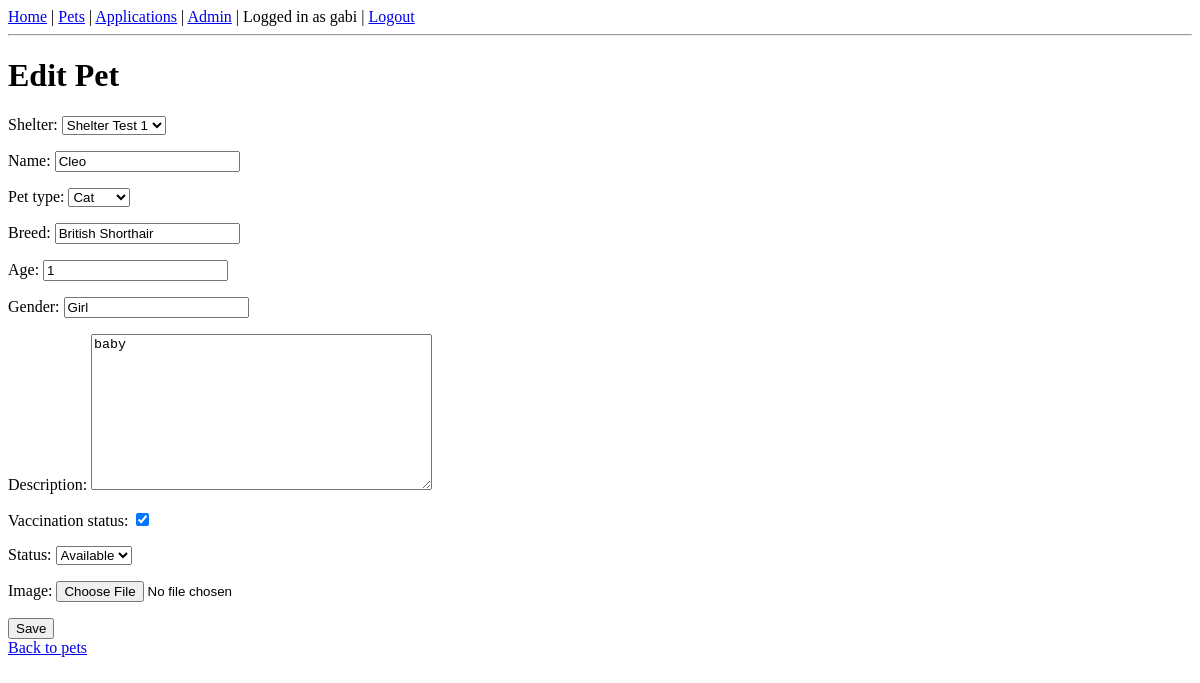
/pets/2/edit/ (signed in), run on an earlier commit of the app's database.
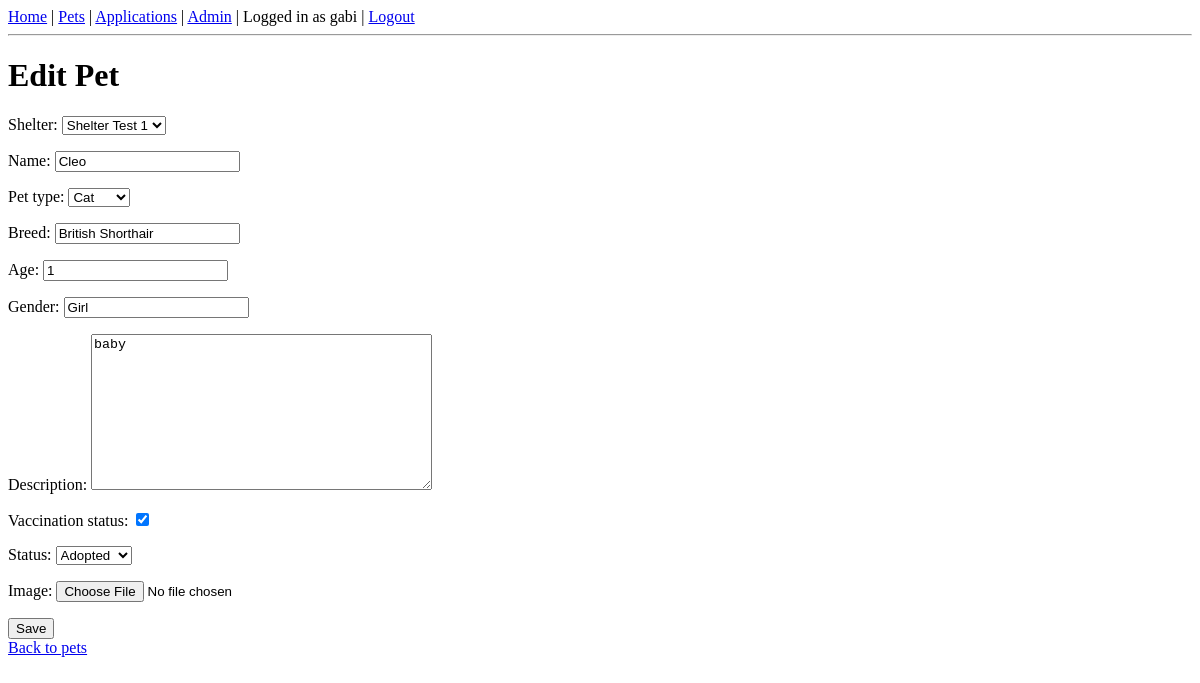
And on a later commit of the database.
### core/models.py (models this page shows, shortened)
class Pet(models.Model):#all of the pets
    PET_TYPE_CHOICES = [
        ('DOG', 'Dog'),
        ('CAT', 'Cat'),
        ('OTHER', 'Other'),
    ]
    STATUS_CHOICES = [
        ('AVAILABLE', 'Available'),
        ('ADOPTED', 'Adopted'),
    ]
    shelter = models.ForeignKey(Shelter, on_delete=models.CASCADE)
    name = models.CharField(max_length=100)
    pet_type = models.CharField(max_length=10, choices=PET_TYPE_CHOICES)
    breed = models.CharField(max_length=100)
    age = models.IntegerField()
    gender = models.CharField(max_length=10)
    description = models.TextField()
    vaccination_status = models.BooleanField(default=False)
    status = models.CharField(max_length=10, choices=STATUS_CHOICES, default='AVAILABLE')
    image = models.ImageField(upload_to='pet_images/', blank=True, null=True)

### core/views.py (the view)
# urls.py: path('pets/<int:pet_id>/edit/', views.edit_pet, name='edit_pet'),
@login_required
def edit_pet(request, pet_id):
    if not is_staff_user(request.user):
        return HttpResponseForbidden("You are not allowed to access this page.")
    pet = get_object_or_404(Pet, id=pet_id)
    if request.method == 'POST':
        form = PetForm(request.POST, request.FILES, instance=pet)
        if form.is_valid():
            form.save()
            return redirect('pet_detail', pet_id=pet.id)
    else:
        form = PetForm(instance=pet)
    return render(request, 'core/pet_form.html', {
        'form': form,
        'title': 'Edit Pet'
    })

### core/forms.py
class PetForm(forms.ModelForm):
    class Meta:
        model = Pet
        fields = [
            'shelter',
            'name',
            'pet_type',
            'breed',
            'age',
            'gender',
            'description',
            'vaccination_status',
            'status',
            'image',
        ]

### core/models.py (called while the page is built)
    def __str__(self):
        return self.name

### core/views.py (called while the page is built)
def is_staff_user(user):
    return hasattr(user, 'profile') and user.profile.role in ['STAFF', 'ADMIN']

### core/templates/core/pet_form.html (shortened to what this page needs)
{% extends 'core/base.html' %}
{% block content %}
<h1>{{ title }}</h1>
<form method="POST" enctype="multipart/form-data">
    {{ form.as_p }}
    <button type="submit">Save</button>
</form>
<a href="{% url 'pet_list' %}">Back to pets</a>
{% endblock %}

What changed in the data, as far as the page shows it:
changed Pet "Shelter Test 1": status "Available" → "Adopted"
